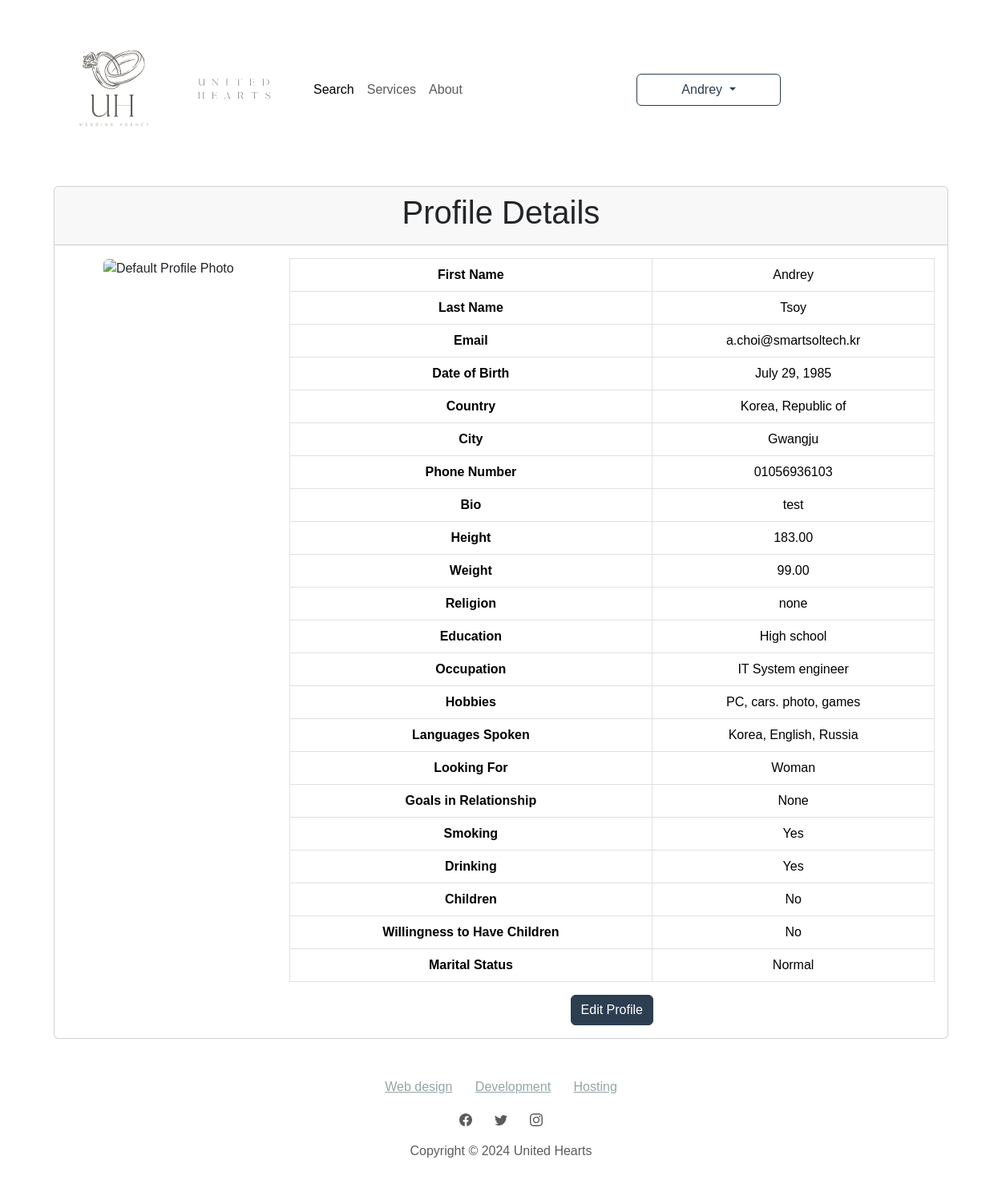
The page /en-us/profiles/profile/1/ (signed in) on the database its author committed.
### profiles/models.py (models this page shows, shortened)
class Profile(models.Model):
    USER_TYPE_CHOICES = [
        ('groom', _('Groom')),
        ('bride', _('Bride')),
    ]
    user = models.OneToOneField(User, on_delete=models.CASCADE)
    user_type = models.CharField(_('User Type'), max_length=10, choices=USER_TYPE_CHOICES)
    first_name = models.CharField(_('First Name'), max_length=100)
    last_name = models.CharField(_('Last Name'), max_length=100)
    date_of_birth = models.DateField(null=True, blank=True)
    country = models.CharField(_('Country'), max_length=100)
    city = models.CharField(_('City'), max_length=100)
    phone_number = models.CharField(_('Phone Number'), max_length=20, validators=[
        RegexValidator(regex=r'^\+?1?\d{9,15}$', message=_("Phone number must be entered in the format: '+999999999'. Up to 15 digits allowed."))
    ])
    email = models.EmailField(_('Email'))
    bio = models.TextField(_('Bio'))
    photo = models.ImageField(_('Photo'), upload_to='profile_photos/', null=True, blank=True)
    height = models.DecimalField(_('Height'), max_digits=5, decimal_places=2, null=True, blank=True)
    weight = models.DecimalField(_('Weight'), max_digits=5, decimal_places=2, null=True, blank=True)
    religion = models.CharField(_('Religion'), max_length=50, null=True, blank=True)
    education = models.CharField(_('Education'), max_length=255, null=True, blank=True)
    occupation = models.CharField(_('Occupation'), max_length=255, null=True, blank=True)
    hobbies = models.TextField(_('Hobbies'), null=True, blank=True)
    languages_spoken = models.CharField(_('Languages Spoken'), max_length=255, null=True, blank=True)
    looking_for = models.TextField(_('Looking For'), null=True, blank=True)
    goals_in_relationship = models.CharField(_('Goals in Relationship'), max_length=255, null=True, blank=True)
    smoking = models.BooleanField(_('Smoking'), default=False)
    drinking = models.BooleanField(_('Drinking'), default=False)
    children = models.BooleanField(_('Children'), default=False)
    willingness_to_have_children = models.BooleanField(_('Willingness to have Children'), default=False)
    marital_status = models.CharField(_('Marital Status'), max_length=50, null=True, blank=True)

### profiles/views.py (the view)
# urls.py: path('profile/<int:pk>/', views.profile_detail, name='profile_detail'),  # Детали профиля
@login_required
def profile_detail(request, pk):
    profile = get_object_or_404(Profile, pk=pk)
    return render(request, 'profiles/profile_detail.html', {'profile': profile})

### templates/profiles/profile_detail.html
{% extends 'base.html' %}
{% load static i18n %}
{% block content %}
<div class="container mt-4">
    <div class="card">
        <div class="card-header">
            <h2>{% blocktrans %}Profile Details{% endblocktrans %}</h2>
        </div>
        <div class="card-body">
            <div class="row">
                <div class="col-md-3">
                    {% if profile.photo %}
                        <img src="{{ profile.photo.url }}" class="img-fluid rounded" alt="{% trans 'Profile Photo' %}">
                    {% else %}
                        <img src="{% static 'assets/img/default-profile.png' %}" class="img-fluid rounded" alt="{% trans 'Default Profile Photo' %}">
                    {% endif %}
                </div>
                <div class="col-md-9">
                    <table class="table table-bordered">
                        <tbody>
                            <tr>
                                <th>{% trans 'First Name' %}</th>
                                <td>{{ profile.first_name }}</td>
                            </tr>
                            <tr>
                                <th>{% trans 'Last Name' %}</th>
                                <td>{{ profile.last_name }}</td>
                            </tr>
                            <tr>
                                <th>{% trans 'Email' %}</th>
                                <td>{{ profile.email }}</td>
                            </tr>
                            <tr>
                                <th>{% trans 'Date of Birth' %}</th>
                                <td>{{ profile.date_of_birth }}</td>
                            </tr>
                            <tr>
                                <th>{% trans 'Country' %}</th>
                                <td>{{ profile.country }}</td>
                            </tr>
                            <tr>
                                <th>{% trans 'City' %}</th>
                                <td>{{ profile.city }}</td>
                            </tr>
                            <tr>
                                <th>{% trans 'Phone Number' %}</th>
                                <td>{{ profile.phone_number }}</td>
                            </tr>
                            <tr>
                                <th>{% trans 'Bio' %}</th>
                                <td>{{ profile.bio }}</td>
                            </tr>
                            <tr>
                                <th>{% trans 'Height' %}</th>
                                <td>{{ profile.height }}</td>
                            </tr>
                            <tr>
                                <th>{% trans 'Weight' %}</th>
                                <td>{{ profile.weight }}</td>
                            </tr>
                            <tr>
                                <th>{% trans 'Religion' %}</th>
                                <td>{{ profile.religion }}</td>
                            </tr>
                            <tr>
                                <th>{% trans 'Education' %}</th>
                                <td>{{ profile.education }}</td>
                            </tr>
                            <tr>
                                <th>{% trans 'Occupation' %}</th>
                                <td>{{ profile.occupation }}</td>
                            </tr>
                            <tr>
                                <th>{% trans 'Hobbies' %}</th>
                                <td>{{ profile.hobbies }}</td>
                            </tr>
                            <tr>
                                <th>{% trans 'Languages Spoken' %}</th>
                                <td>{{ profile.languages_spoken }}</td>
                            </tr>
                            <tr>
                                <th>{% trans 'Looking For' %}</th>
                                <td>{{ profile.looking_for }}</td>
                            </tr>
                            <tr>
                                <th>{% trans 'Goals in Relationship' %}</th>
                                <td>{{ profile.goals_in_relationship }}</td>
                            </tr>
                            <tr>
                                <th>{% trans 'Smoking' %}</th>
                                <td>{{ profile.smoking|yesno:_('Yes,No') }}</td>
                            </tr>
                            <tr>
                                <th>{% trans 'Drinking' %}</th>
                                <td>{{ profile.drinking|yesno:_('Yes,No') }}</td>
                            </tr>
                            <tr>
                                <th>{% trans 'Children' %}</th>
                                <td>{{ profile.children|yesno:_('Yes,No') }}</td>
                            </tr>
                            <tr>
                                <th>{% trans 'Willingness to Have Children' %}</th>
                                <td>{{ profile.willingness_to_have_children|yesno:_('Yes,No') }}</td>
                            </tr>
                            <tr>
                                <th>{% trans 'Marital Status' %}</th>
                                <td>{{ profile.marital_status }}</td>
                            </tr>
                        </tbody>
                    </table>
                    <a href="{% url 'edit_profile' %}" class="btn btn-primary">{% trans 'Edit Profile' %}</a>
                </div>
            </div>
        </div>
    </div>
</div>
{% endblock %}

### templates/navbar.html (shortened to what this page needs)
{% load static %}
<nav class="navbar navbar-expand-md bg-body py-3" style="width: 1280px" align="center">
    <div class="container">
        <a class="navbar-brand d-flex align-items-center" href="/">
            <span> <img src="{% static 'assets/img/logo.svg' %}" alt="Logo" width="150" height="150"></span>
            <span><img src="{% static 'assets/img/brand.svg' %}" alt="Brand" width="150" height="150"></span>
        </a>
        <div id="navcol-1" class="collapse navbar-collapse">
            <ul class="navbar-nav me-auto">
                <li class="nav-item"><a class="nav-link active" href="profiles">Search</a></li>
                <li class="nav-item"><a class="nav-link" href="#">Services</a></li>
                <li class="nav-item"><a class="nav-link" href="#">About</a></li>
            </ul>
        </div>
        <div class="container-fluid" align="center">
            {% if user.is_authenticated %}
                <div class="dropdown">
                    <button class="btn btn-outline-primary dropdown-toggle" style="width:180px" type="button" id="userMenu" data-bs-toggle="dropdown" aria-expanded="false">
                        {{ user.profile.first_name }}
                    </button>
                </div>
            {% endif %}
        </div>
    </div>
</nav>

### rows shown on the page
Profile: first_name "Andrey", last_name "Tsoy", email "a.choi@smartsoltech.kr", date_of_birth "July 29, 1985", country "Korea, Republic of", city "Gwangju", phone_number "01056936103", bio "test", height "183.00", weight "99.00", religion "none", education "High school", occupation "IT System engineer", hobbies "PC, cars. photo, games", languages_spoken "Korea, English, Russia", looking_for "Woman", goals_in_relationship "None", smoking "Yes", drinking "Yes", children "No", willingness_to_have_children "No", marital_status "Normal"

### other values the page prints
{{ user.profile.first_name }} "Andrey"
